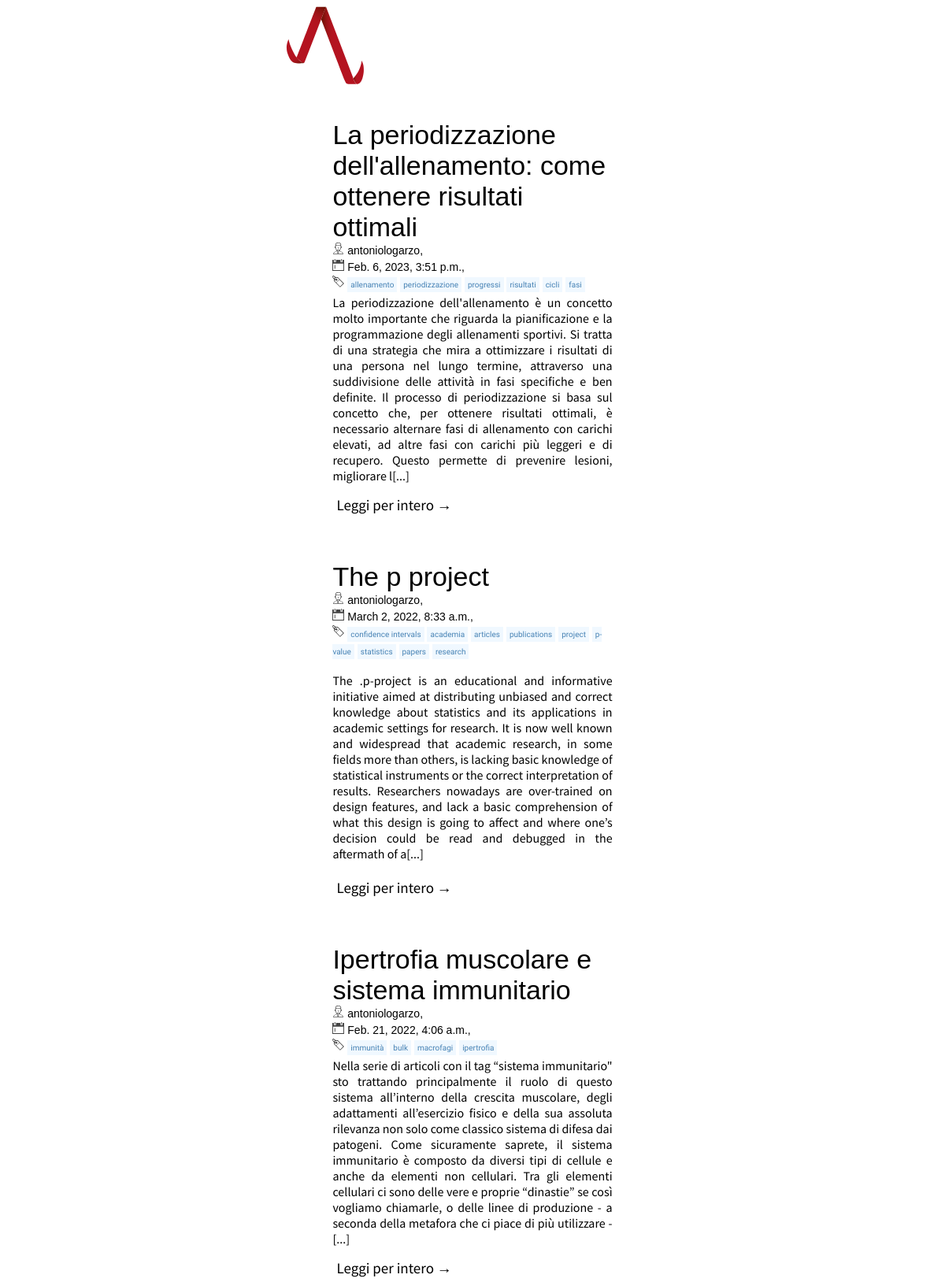
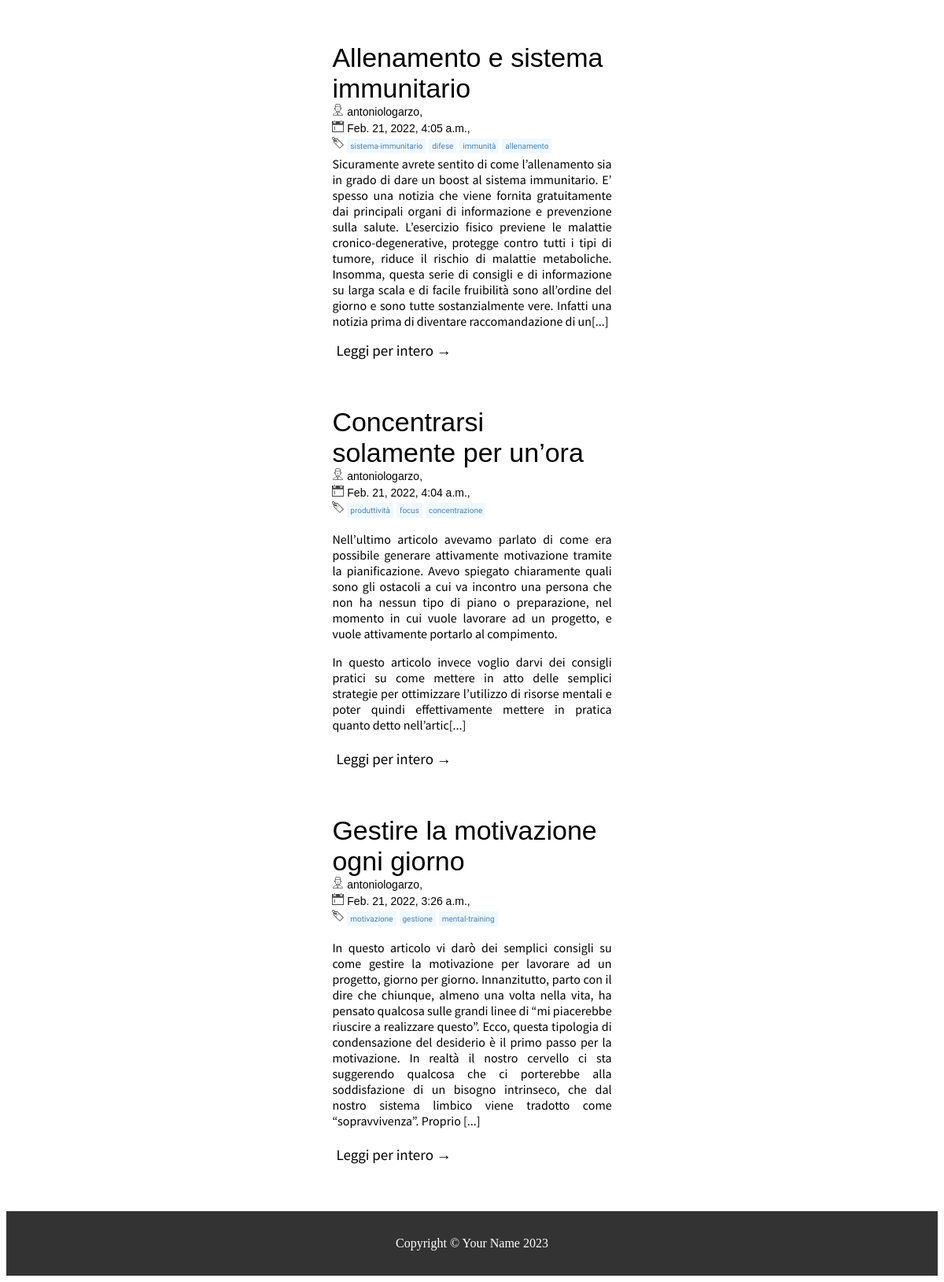
The page / on the database its author committed (2 pictures, top to bottom).
### blog/models.py (models this page shows, shortened)
class Post(models.Model):
    title = models.CharField(max_length=200, unique=True)
    slug = models.SlugField(max_length=200, unique=True)
    author = models.ForeignKey(User, on_delete= models.CASCADE,related_name='blog_posts')
    updated_on = models.DateTimeField(auto_now= True)
    content = models.TextField()
    created_on = models.DateTimeField(auto_now_add=True)
    status = models.IntegerField(choices=STATUS, default=0)
    tags = TaggableManager()
    class Meta:
        ordering = ['-created_on']

### blog/views.py (the view)
# urls.py: path('', views.PostList.as_view(), name='home'),
class PostList(generic.ListView):
    queryset = Post.objects.filter(status=1).order_by('-created_on')
    template_name = 'index.html'

### template/index.html
{% extends 'base.html' %} {% load static %}
{% block content %}
<div class="container">
    <div class="post">
        {% for post in object_list %}
        <div class="first_title"><a href="{% url 'post_detail' post.slug %}">{{ post.title }}</a></div>
        <div class="post meta"><img class="mini_icon" src="{% static 'blog/images/smalluser.svg' %}"> {{post.author}},
            <br><img class="mini_icon" src="{% static 'blog/images/smallcal.svg' %}"> {{post.created_on}},
            <br><img class="mini_icon" src="{% static 'blog/images/smalltag.svg' %}">{% for tag in post.tags.all %}
            <a class="links" href="{% url 'article_by_tag' tag.slug %}">{{tag.name}}</a>
            {%endfor%}
        </div>
        <div class="post body">{{post.content|slice:":580"|safe }}[...]</div>
        <div class="btn_read"><a id="rd_all" href="{% url 'post_detail' post.slug %}">Leggi per intero &rarr;</a></div>
        {% endfor %}
    </div>
</div>
{%endblock%}

### template/base.html (shortened to what this page needs)
{% load static %}
<!DOCTYPE html>
<html lang="en">
<head>
    <link rel="stylesheet" type="text/css" href="{% static 'blog/css/main.css' %}">
</head>
<body>
    <a href="{% url 'home' %}"><img class="logo" src="{% static 'blog/images/LogoAIEP.svg' %}"></a>
    {% block content %}
    {% endblock content %}
    <div class="footer">
        <p>Copyright © Your Name 2023</p>
    </div>
</body>
</html>

### blog/static/blog/css/main.css (style rules this page uses)
body { background-color: #FFF; display: flex; flex-direction: column; }
.container { width: 30%; margin: 0 auto; }
.logo { height:100px; width:100px; z-index: 2; margin-left: 30%; margin-bottom: 40px; }
.footer { background-color: #333; color: #fff; text-align: center; padding: 1em 0; }
.post { height: auto; }
.first_title { font-family: 'Roboto Serif', sans-serif; font-size: 34px; height: auto; }
.first_title a { text-decoration: none; color: #000; }
.post.meta { font-family: Arial, Helvetica, sans-serif; font-size: 14px; height: auto; line-height: 1.5em; }
.post.body { font-family: 'Source Sans Pro', sans-serif; font-size: 16px; text-align: justify; margin-top: 2px; }
.btn_read { padding: 5px; margin-top: 10px; margin-bottom: 55px; }
.btn_read #rd_all { text-decoration: none; color: #000; font-family: 'Source Sans Pro', sans-serif; font-size: 19px; font-weight: 500; align-self: center; }
.links { text-decoration: none; color: steelblue; background-color: aliceblue; padding: 4px; font-family: 'Comfortaa', cursive; font-size: 10px; }
.mini_icon { height: 15px; width: 15px; }

### rows shown on the page
Post: title "La periodizzazione dell'allenamento: come ottenere risultati ottimali", author "antoniologarzo", created_on "Feb. 6, 2023, 3:51 p.m.", content "La periodizzazione dell'allenamento è un concetto molto importante che riguarda la pianificazione e la programmazione degli allenamenti sportivi. Si tratta di una strategia che mira a ottimizzare i risultati di una persona nel lungo termine, attraverso una suddivisione delle attività in fasi specifiche e ben definite. Il processo di periodizzazione si basa sul concetto che, per ottenere risultati ottimali, è necessario alternare fasi di allenamento con carichi elevati, ad altre fasi con carichi più leggeri e di recupero. Questo permette di prevenire lesioni, migliorare l"
Tag: name "allenamento"
Tag: name "periodizzazione"
Tag: name "progressi"
Tag: name "risultati"
Tag: name "cicli"
Tag: name "fasi"
Post: title "The p project", author "antoniologarzo", created_on "March 2, 2022, 8:33 a.m.", content "The .p-project is an educational and informative initiative aimed at distributing unbiased and correct knowledge about statistics and its applications in academic settings for research. It is now well known and widespread that academic research, in some fields more than others, is lacking basic knowledge of statistical instruments or the correct interpretation of results. Researchers nowadays are over-trained on design features, and lack a basic comprehension of what this design is going to affect and where one’s decision could be read and debugged in the aftermath of a"
Tag: name "confidence intervals"
Tag: name "academia"
Tag: name "articles"
Tag: name "publications"
Tag: name "project"
Tag: name "p-value"
Tag: name "statistics"
Tag: name "papers"
Tag: name "research"
Post: title "Ipertrofia muscolare e sistema immunitario", author "antoniologarzo", created_on "Feb. 21, 2022, 4:06 a.m.", content "Nella serie di articoli con il tag “sistema immunitario\" sto trattando principalmente il ruolo di questo sistema all’interno della crescita muscolare, degli adattamenti all’esercizio fisico e della sua assoluta rilevanza non solo come classico sistema di difesa dai patogeni. Come sicuramente saprete, il sistema immunitario è composto da diversi tipi di cellule e anche da elementi non cellulari. Tra gli elementi cellulari ci sono delle vere e proprie “dinastie” se così vogliamo chiamarle, o delle linee di produzione - a seconda della metafora che ci piace di più utilizzare -"
Tag: name "immunità"
Tag: name "bulk"
Tag: name "macrofagi"
Tag: name "ipertrofia"
Post: title "Allenamento e sistema immunitario", author "antoniologarzo", created_on "Feb. 21, 2022, 4:05 a.m.", content "Sicuramente avrete sentito di come l’allenamento sia in grado di dare un boost al sistema immunitario. E’ spesso una notizia che viene fornita gratuitamente dai principali organi di informazione e prevenzione sulla salute. L’esercizio fisico previene le malattie cronico-degenerative, protegge contro tutti i tipi di tumore, riduce il rischio di malattie metaboliche. Insomma, questa serie di consigli e di informazione su larga scala e di facile fruibilità sono all’ordine del giorno e sono tutte sostanzialmente vere. Infatti una notizia prima di diventare raccomandazione di un"
Tag: name "sistema-immunitario"
Tag: name "difese"
Post: title "Concentrarsi solamente per un’ora", author "antoniologarzo", created_on "Feb. 21, 2022, 4:04 a.m.", content "Nell’ultimo articolo avevamo parlato di come era possibile generare attivamente motivazione tramite la pianificazione. Avevo spiegato chiaramente quali sono gli ostacoli a cui va incontro una persona che non ha nessun tipo di piano o preparazione, nel momento in cui vuole lavorare ad un progetto, e vuole attivamente portarlo al compimento. In questo articolo invece voglio darvi dei consigli pratici su come mettere in atto delle semplici strategie per ottimizzare l’utilizzo di risorse mentali e poter quindi effettivamente mettere in pratica quanto detto nell’artic"
Tag: name "produttività"
Tag: name "focus"
Tag: name "concentrazione"
Post: title "Gestire la motivazione ogni giorno", author "antoniologarzo", created_on "Feb. 21, 2022, 3:26 a.m.", content "In questo articolo vi darò dei semplici consigli su come gestire la motivazione per lavorare ad un progetto, giorno per giorno. Innanzitutto, parto con il dire che chiunque, almeno una volta nella vita, ha pensato qualcosa sulle grandi linee di “mi piacerebbe riuscire a realizzare questo”. Ecco, questa tipologia di condensazione del desiderio è il primo passo per la motivazione. In realtà il nostro cervello ci sta suggerendo qualcosa che ci porterebbe alla soddisfazione di un bisogno intrinseco, che dal nostro sistema limbico viene tradotto come “sopravvivenza”. Proprio"
Tag: name "motivazione"
Tag: name "gestione"
Tag: name "mental-training"
